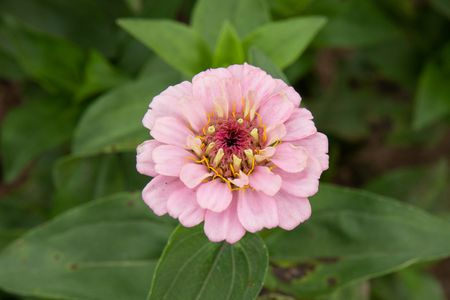
#> input picture 1.jpg, 450 x 300 px
$ jupyter execute cropping_image.ipynb
#> lines starting #> are read from the running program, lines starting #| are printed output that depends on the picture
[cell 1]
# Import packages
import cv2
import numpy as np

img = cv2.imread('1.jpg')
#> img is the input picture: shape (300, 450, 3); mean B, G, R 59.6, 97.1, 90.7
print(img.shape) # Print image shape
#| (300, 450, 3)
cv2.imshow("original", img)

[cell 2]
# Cropping an image

cropped_image = img[50:280, 130:330]
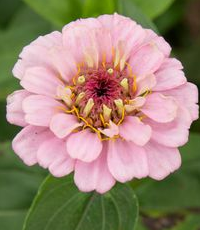
#> cropped_image: shape (230, 200, 3); mean B, G, R 115.1, 134.8, 154.5

# Display cropped image

cv2.imshow("cropped", cropped_image)

# Save the cropped image
cv2.imwrite("Cropped Image.jpg", cropped_image)
cv2.waitKey(0)
cv2.destroyAllWindows()


$ run again, with s1.PNG saved as 1.jpg
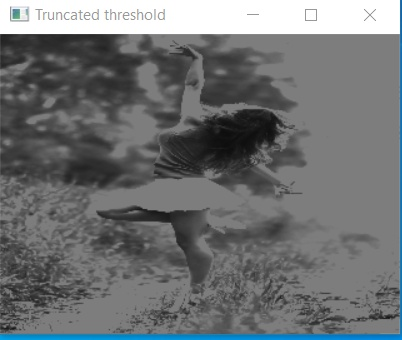
#> input picture s1.PNG, 402 x 340 px
#> img is the input picture: shape (340, 402, 3); mean B, G, R 115.4, 113.9, 111.2
#| (340, 402, 3)
#> `cropped_image = img[50:280, 130:330]`:
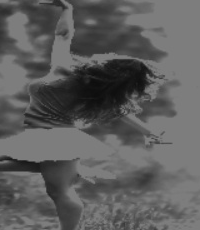
#> cropped_image: shape (230, 200, 3); min 13, max 131, mean 93.1

$ run again, with s2.PNG saved as 1.jpg
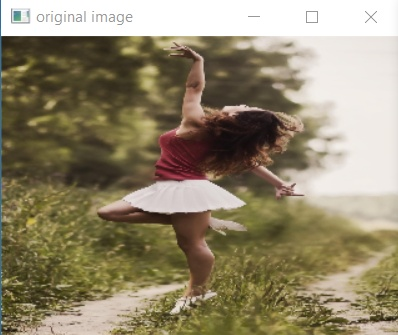
#> input picture s2.PNG, 398 x 335 px
#> img is the input picture: shape (335, 398, 3); mean B, G, R 110.2, 135.9, 146.4
#| (335, 398, 3)
#> `cropped_image = img[50:280, 130:330]`:
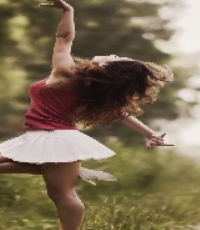
#> cropped_image: shape (230, 200, 3); mean B, G, R 84.6, 109.3, 124.7
